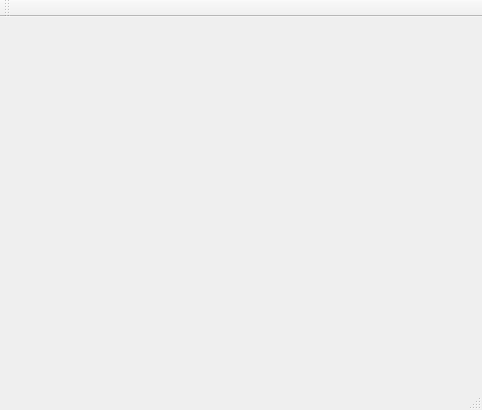
<?xml version="1.0" encoding="UTF-8"?>
<ui version="4.0">
 <class>scrap_window</class>
 <widget class="QMainWindow" name="scrap_window">
  <property name="geometry">
   <rect>
    <x>0</x>
    <y>0</y>
    <width>482</width>
    <height>410</height>
   </rect>
  </property>
  <property name="acceptDrops">
   <bool>true</bool>
  </property>
  <property name="windowTitle">
   <string>scrap_window</string>
  </property>
  <property name="autoFillBackground">
   <bool>false</bool>
  </property>
  <property name="styleSheet">
   <string notr="true"/>
  </property>
  <widget class="QWidget" name="centralWidget">
   <property name="sizePolicy">
    <sizepolicy hsizetype="Expanding" vsizetype="Expanding">
     <horstretch>0</horstretch>
     <verstretch>0</verstretch>
    </sizepolicy>
   </property>
   <property name="palette">
    <palette>
     <active/>
     <inactive/>
     <disabled/>
    </palette>
   </property>
   <property name="acceptDrops">
    <bool>true</bool>
   </property>
   <property name="styleSheet">
    <string notr="true"/>
   </property>
  </widget>
  <widget class="QMenuBar" name="menuBar">
   <property name="geometry">
    <rect>
     <x>0</x>
     <y>0</y>
     <width>482</width>
     <height>22</height>
    </rect>
   </property>
  </widget>
  <widget class="QToolBar" name="mainToolBar">
   <attribute name="toolBarArea">
    <enum>TopToolBarArea</enum>
   </attribute>
   <attribute name="toolBarBreak">
    <bool>false</bool>
   </attribute>
  </widget>
  <widget class="QStatusBar" name="statusBar"/>
 </widget>
 <layoutdefault spacing="6" margin="11"/>
 <resources/>
 <connections/>
</ui>
